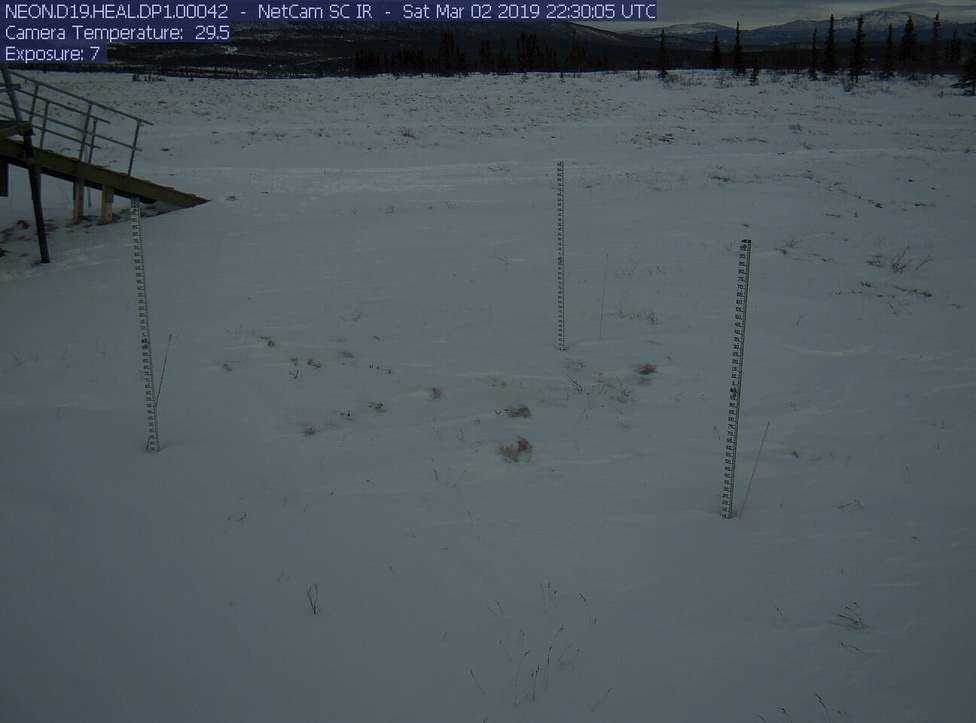
#> input picture Li/project/snow_test.jpg, 976 x 723 px, shrunk from 1296 x 960 before the run
$ python test.py   (older library calls are emulated)
#> lines starting #> are read from the running program, lines starting #| are printed output that depends on the picture
import cv2
import numpy as np
from matplotlib import pyplot as plt


def main():

    # originally ran object detection but snow and poles are very similar

    # '''
    img = cv2.imread("snow_test.jpg", cv2.IMREAD_GRAYSCALE)
#> img: shape (723, 976); min 0, max 233, mean 86.8

    # laplace
    lap = cv2.Laplacian(img, cv2.CV_64F, ksize=3) # cv2.CV_64F float datatype
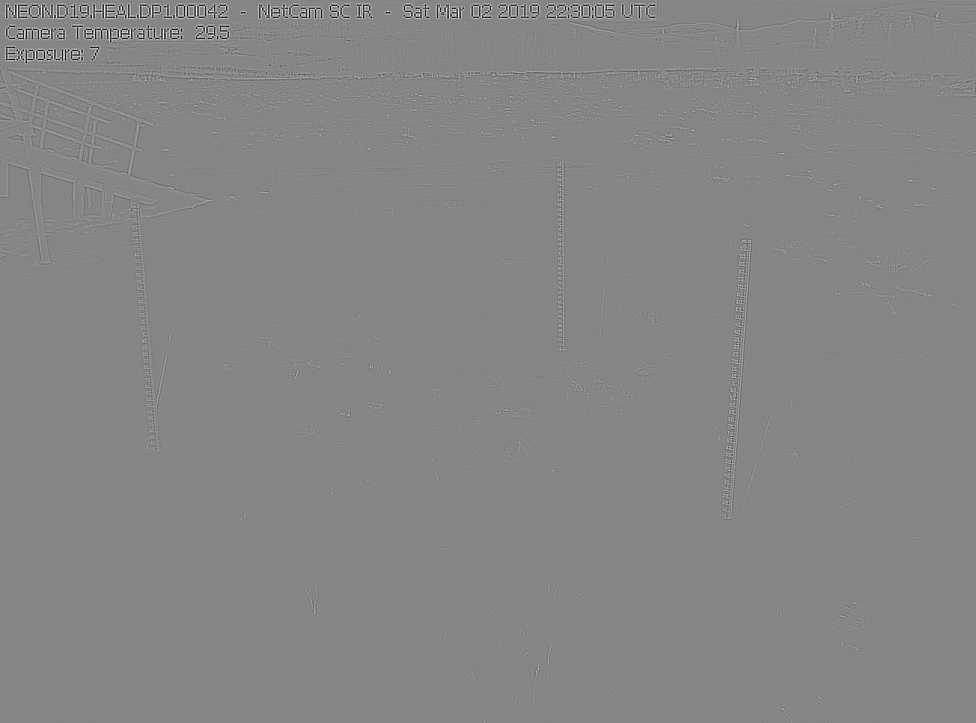
#> lap: shape (723, 976) float64; min -1386, max 1260, mean 0; drawn with min black and max white
    lap = np.uint8(np.absolute(lap)) # abs val of laplacian transformation, convert back to 8bit
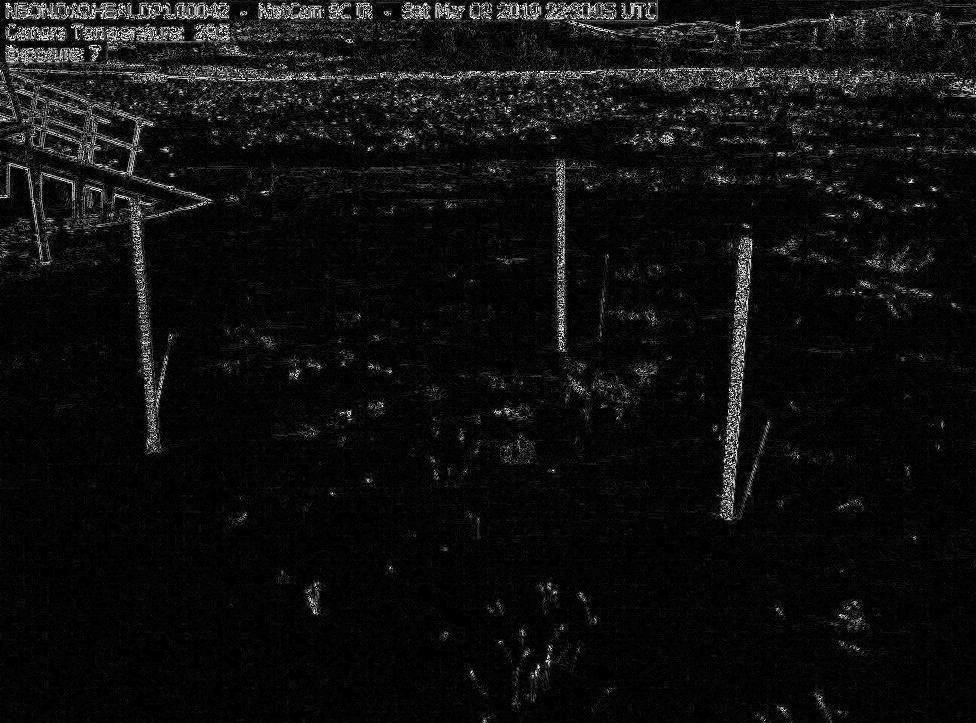
#> lap: shape (723, 976); min 0, max 254, mean 15.1

    # sobel; last two arguments: dx, dy
    # detect gradients in hor(x)/vert(y) directions
    sobelX = cv2.Sobel(img, cv2.CV_64F, 1, 0)
    sobelY = cv2.Sobel(img, cv2.CV_64F, 0, 1)
    # abs val of sobel transformation, convert back to 8bit
    sobelX = np.uint8(np.absolute(sobelX))
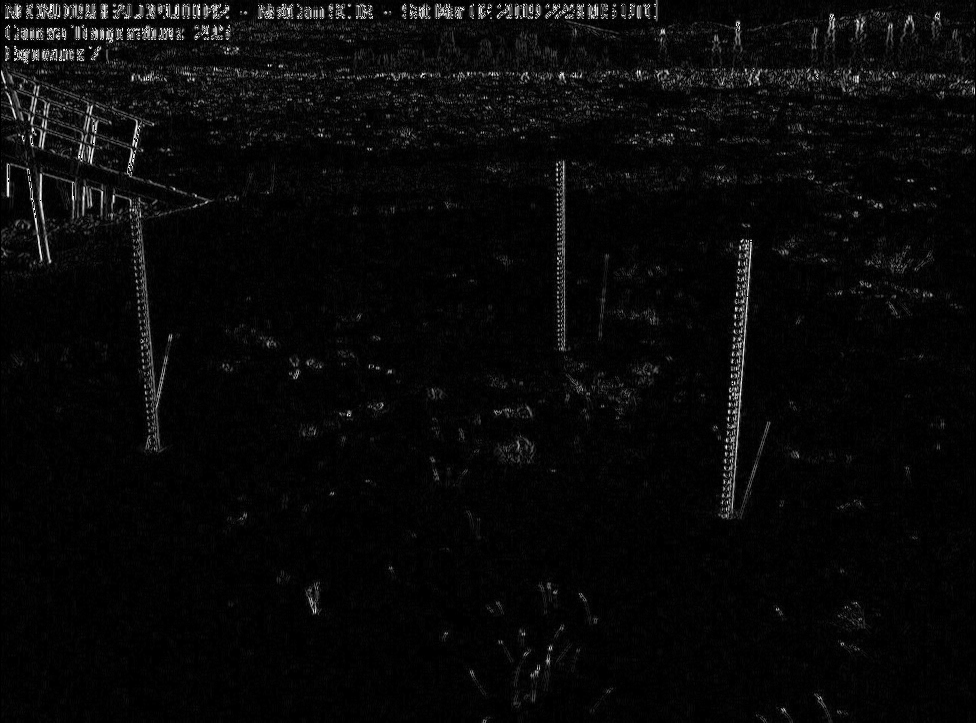
#> sobelX: shape (723, 976); min 0, max 255, mean 8.8
    sobelY = np.uint8(np.absolute(sobelY))
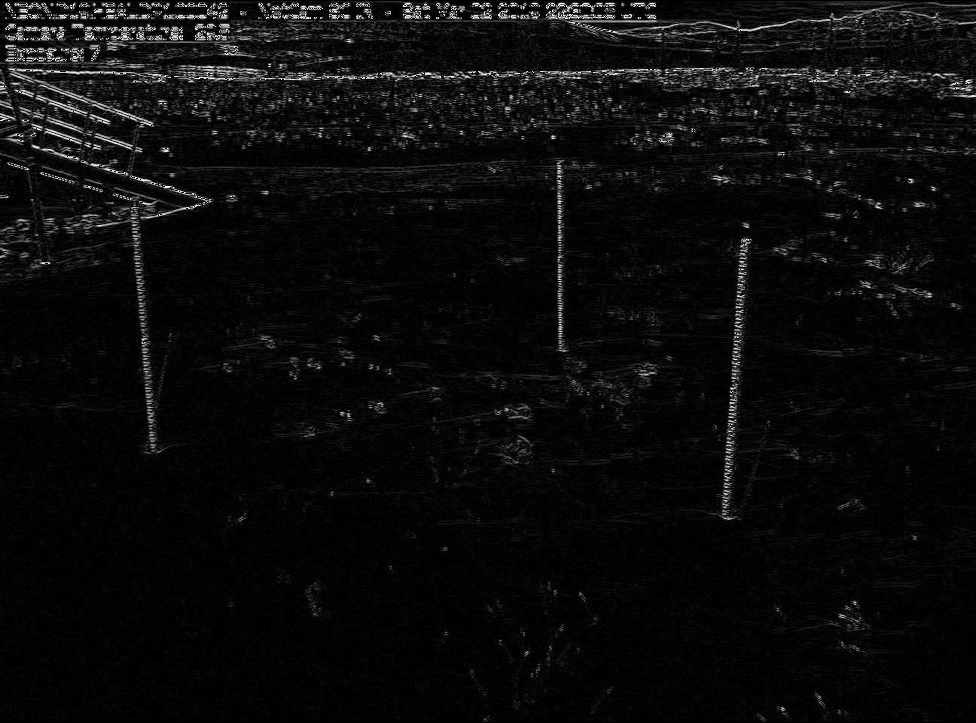
#> sobelY: shape (723, 976); min 0, max 255, mean 11.6

    # combine, not the X_or
    sobelCombined = cv2.bitwise_or(sobelX, sobelY)
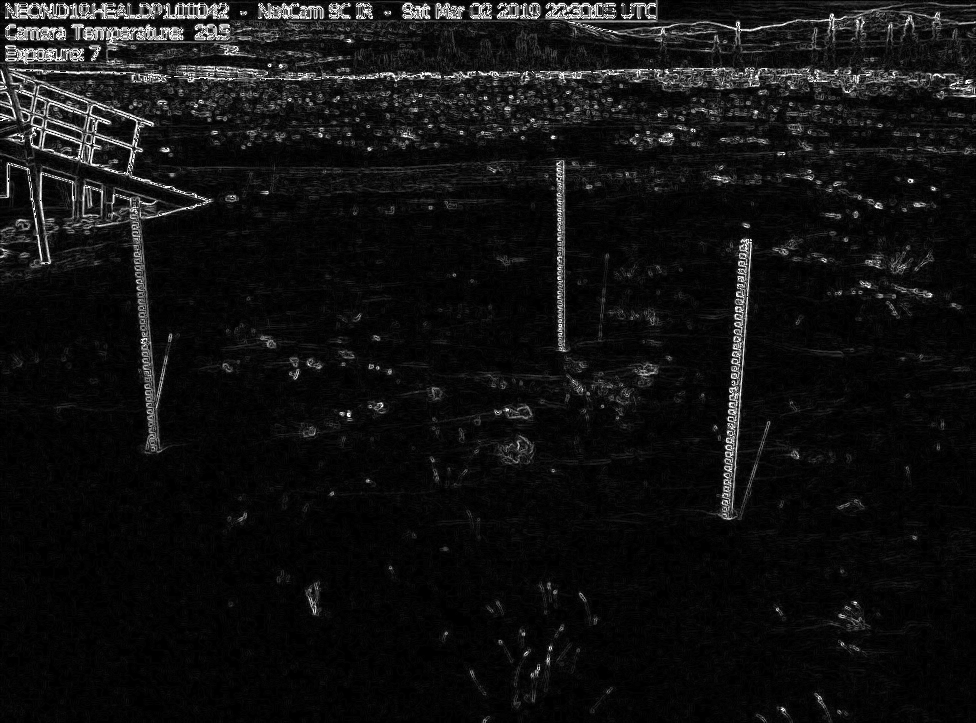
#> sobelCombined: shape (723, 976); min 0, max 255, mean 17.2

    # canny
    # img = cv2.cvtColor(img, cv2.COLOR_BGR2RGB)
    canny = cv2.Canny(img, 52, 200) # can add a trackbar
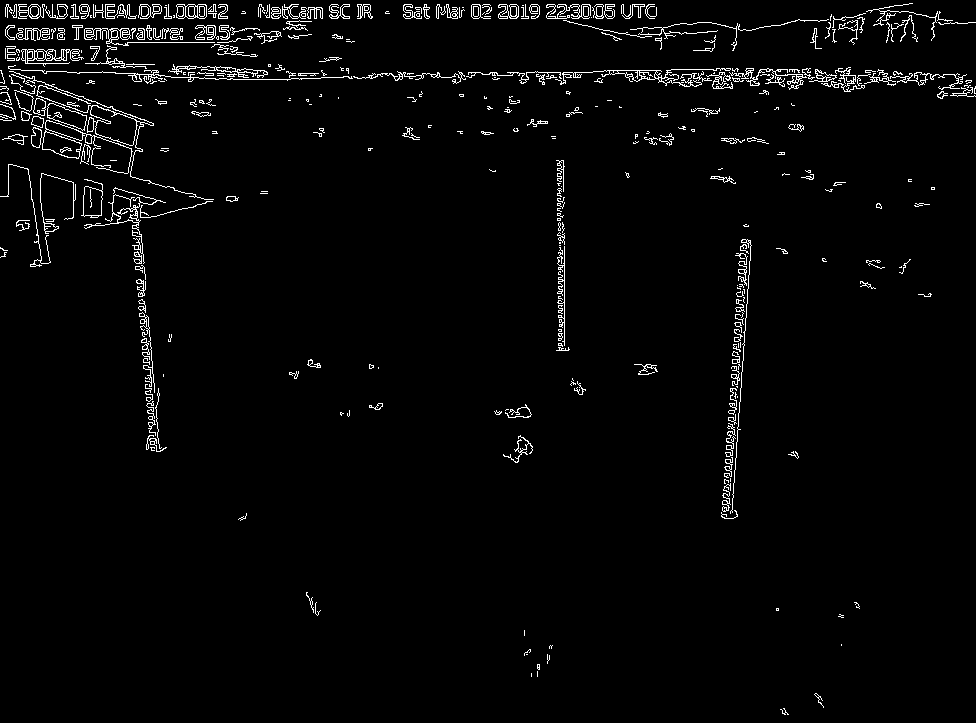
#> canny: shape (723, 976); 2.6% white in thin lines or dots


    titles = ['image', 'Laplacian', 'sobelX', 'sobelY', 'sobelCombined', 'canny']
    images = [img, lap, sobelX, sobelY, sobelCombined, canny]
    for i in range(6):
        plt.subplot(2, 3, i+1), plt.imshow(images[i], 'gray')
        plt.title(titles[i])
        plt.xticks([]),plt.yticks([])

    plt.show()


if __name__=="__main__":
   main()
